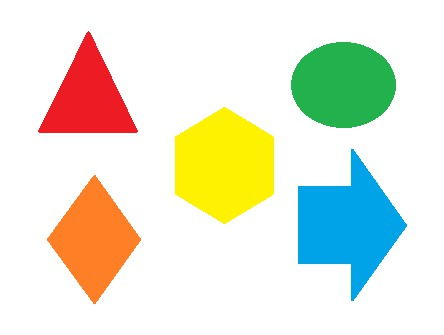
#> input picture day03/img/shape.jpg, 444 x 335 px
$ jupyter execute Edges_contours.ipynb
#> lines starting #> are read from the running program, lines starting #| are printed output that depends on the picture; after the words box and inside, x2 and y2 are one past the last pixel; in counts of white or black regions, pixels touching at a corner belong together; long printed decimals are rounded
# 边缘与轮廓

[cell 1]
import cv2 as cv
import matplotlib.pyplot as plt
import numpy as np
def imshow(img):
    img = cv.cvtColor(img,cv.COLOR_BGR2RGB)
    plt.imshow(img)

## 查找物体的轮廓

[cell 2]
img = cv.imread("img/shape.jpg")
#> img is the input picture: shape (335, 444, 3); mean B, G, R 213.2, 231.6, 228.7
imshow(img)

[cell 3]
# 彩图转灰度图
gray = cv.cvtColor(img,cv.COLOR_BGR2GRAY)
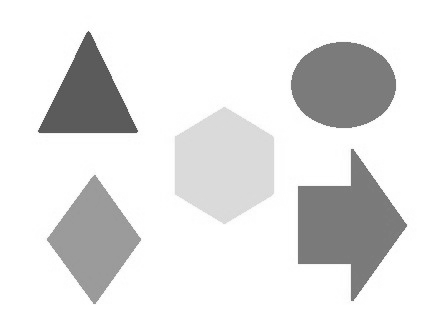
#> gray: shape (335, 444); min 82, max 255, mean 228.6
# 灰度图转二值图
thresh,binary = cv.threshold(gray,0,255,cv.THRESH_BINARY_INV | cv.THRESH_OTSU)
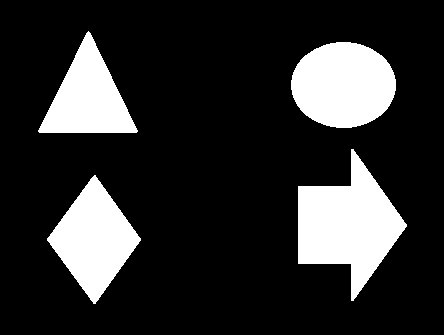
#> binary: shape (335, 444); 18.3% white; 4 white regions
#> thresh = 167
plt.imshow(binary,cmap="gray")

[cell 4]
# 查找轮廓
contours,hierarchy = cv.findContours(binary,cv.RETR_EXTERNAL,cv.CHAIN_APPROX_SIMPLE)
#> contours = 4 contours; box (x1, y1, x2, y2) and area: (298, 149, 407, 301) 8384, (291, 42, 396, 128) 6944, (47, 175, 141, 304) 6078, (38, 31, 138, 133) 5128
# 绘制轮廓
dst = img.copy()
rst = cv.drawContours(dst,contours,-1,(0,0,255),3)
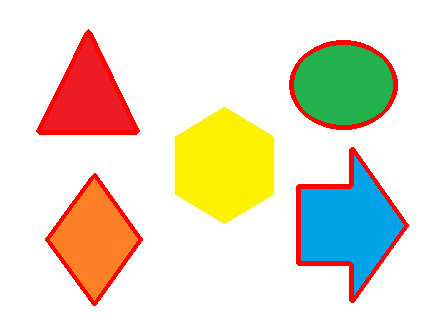
#> rst: shape (335, 444, 3); mean B, G, R 206.3, 224.3, 232.2
imshow(rst)

## 根据轮廓获取信息

[cell 5]
dst = img.copy()
for c in contours:
    # 计算面积
    area = cv.contourArea(c)
    # 计算周长
    arc = cv.arcLength(c,True)
    # 计算最小的外切圆
    (x,y),r = cv.minEnclosingCircle(c)
    cv.circle(dst,(int(x),int(y)),int(r),(0,255,0),3)
    # 最小的包围盒子
    ret = cv.boundingRect(c)
    print(f"area={area},arc={arc},ret={ret}")
#> this loop made 4 passes
#> (area, arc, x, y, r, ret) on passes 1 to 4: (6077.5, 334.8, 94, 239, 64.01, (47, 175, 94, 129)), (8384, 454.7, 352, 224.5, 75.51, (298, 149, 109, 152)), (6944, 314.7, 343, 84.5, 52.24, (291, 42, 105, 86)), (5128.5, 340.8, 87.5, 93.25, 62.25, (38, 31, 100, 102))
#| area=6077.5,arc=334.801,ret=(47, 175, 94, 129)
#| area=8384.0,arc=454.735,ret=(298, 149, 109, 152)
#| area=6944.0,arc=314.735,ret=(291, 42, 105, 86)
#| area=5128.5,arc=340.836,ret=(38, 31, 100, 102)
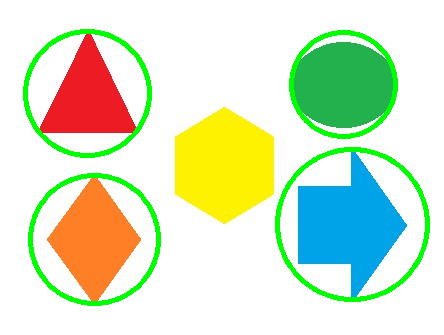
#> dst: shape (335, 444, 3); 5.28% of pixels changed, all inside (x1, y1, x2, y2) = (23, 29, 430, 306)

# 练习
框选出最大的云朵

[cell 6]
img = cv.imread("img/yunduo.jpg")
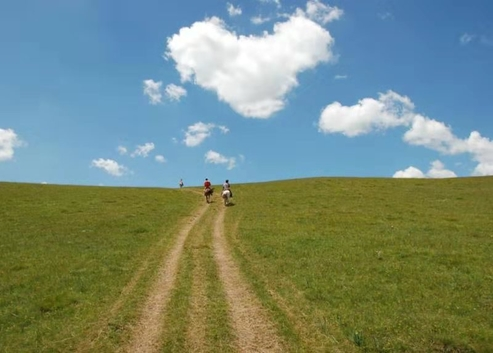
#> input picture day03/img/yunduo.jpg, 493 x 353 px
#> img is the input picture: shape (353, 493, 3); mean B, G, R 122.2, 138.7, 119.6
gray = cv.cvtColor(img,cv.COLOR_BGR2GRAY)
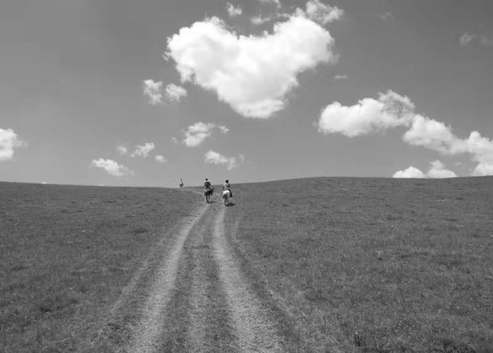
#> gray: shape (353, 493); min 11, max 255, mean 131.1
imshow(gray)

[cell 7]
# 去除图像不必要的元素
height,width = img.shape[0:2]
#> height = 353; width = 493
helf_img = gray[0:int(height/2),0:width]
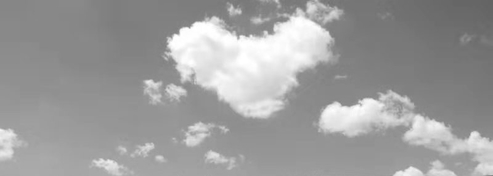
#> helf_img: shape (176, 493); min 100, max 255, mean 156.9
plt.imshow(helf_img,cmap="gray")

[cell 8]
thresh,binary = cv.threshold(helf_img,0,255,cv.THRESH_BINARY | cv.THRESH_OTSU)
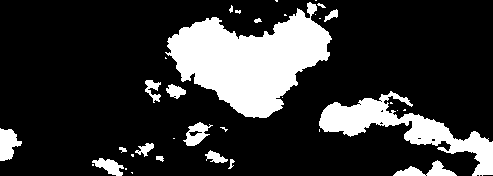
#> binary: shape (176, 493); 19.8% white; 35 white regions (18 under 20 px)
#> thresh = 181
plt.imshow(binary,cmap="gray")

[cell 9]
# 查找轮廓
contours,_ = cv.findContours(binary,cv.RETR_EXTERNAL,cv.CHAIN_APPROX_SIMPLE)
#> contours = 35 contours, 23 with area under 20; largest, box (x1, y1, x2, y2) and area: (165, 2, 332, 118) 10083, (319, 91, 493, 176) 3997, (0, 128, 22, 161) 428, (393, 160, 457, 176) 371, (183, 122, 213, 146) 341
maxArea = 0 # 最大轮廓
maxIndex = -1 # 最大索引

# 找出最大的轮廓
for i,c in enumerate(contours):
    area = cv.contourArea(c)
    if area > maxArea:
        maxArea = area
        maxIndex = i
#> this loop made 35 passes
#> (area, maxArea) on passes 4, 14, 21, 33: (371, 371), (428.5, 428.5), (3997, 3997), (10083, 10083)
#> area on passes 6, 7, 9, 11, 16, 22: 263.5, 23, 127.5, 99.5, 341, 154.5
#> after the loop, maxArea = 10083; maxIndex = 32
print(f"最大索引：{maxIndex},最大面积：{maxArea}")
#| 最大索引：32,最大面积：10083.0

[cell 10]
# 将最大的云朵在原图中框选出来
dst = img.copy()
cv.drawContours(dst,contours,maxIndex,(0,0,255),3)
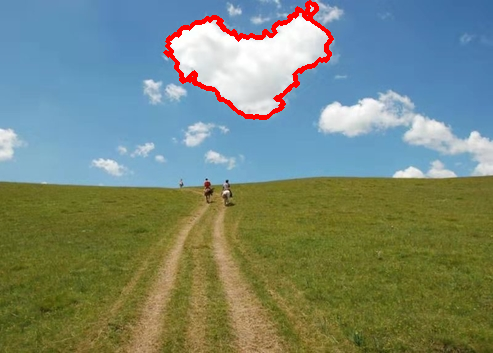
#> dst: shape (353, 493, 3); 1.47% of pixels changed, all inside (x1, y1, x2, y2) = (163, 0, 334, 120)
imshow(dst)
